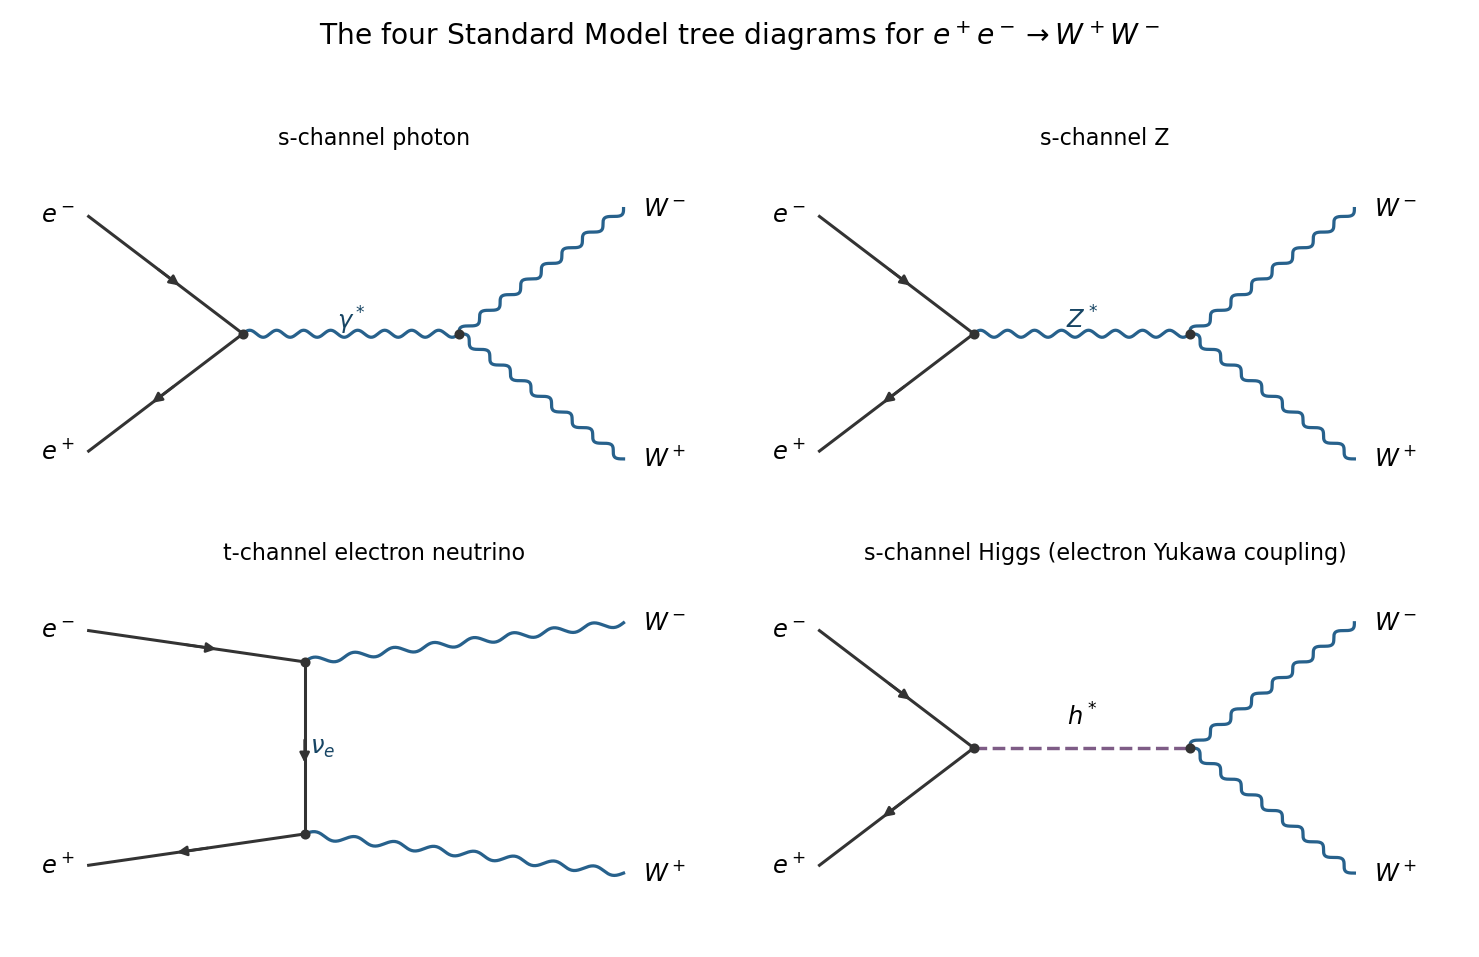

Source code (Python):
"""Original 2018 Particle and Nuclear Physics solution figure.

Writes the PNG basename to the current working directory. Dependencies are
numpy and matplotlib, declared in the repository pyproject.toml.
Tested with Python 3.14.4, NumPy 2.3.5, Matplotlib 3.10.7.
"""
from pathlib import Path
import matplotlib
matplotlib.use("Agg")
import matplotlib.pyplot as plt
from matplotlib.patches import Rectangle
import numpy as np


def line(ax, a, b, kind="fermion", backwards=False, label=None):
    a, b = np.array(a, dtype=float), np.array(b, dtype=float)
    d = b - a
    n = np.array([-d[1], d[0]]) / np.linalg.norm(d)
    if kind in ("wavy", "gluon"):
        t = np.linspace(0, 1, 300)
        phase = 16 * np.pi * t
        curve = a[:, None] + d[:, None] * t + 0.045 * n[:, None] * np.sin(phase)
        if kind == "gluon":
            curve += 0.045 * (d / np.linalg.norm(d))[:, None] * (np.cos(phase)-1) * np.sin(np.pi*t)
        ax.plot(*curve, color="#27618c", lw=1.6)
    else:
        ax.plot([a[0], b[0]], [a[1], b[1]], color="#333333", lw=1.5)
        if kind == "fermion":
            if backwards:
                a, b = b, a
            ax.annotate("", xy=a+0.61*(b-a), xytext=a+0.43*(b-a),
                        arrowprops={"arrowstyle":"-|>","color":"#333333","lw":1.3})
    if label:
        pos=(a+b)/2+0.17*n
        ax.text(*pos, label, fontsize=12, ha="center", va="center", color="#174564")


def text(ax, x, y, label, **kwargs):
    ax.text(x, y, label, ha="center", va="center", fontsize=12, **kwargs)


def setup(ax, xlim=(-.3,7), ylim=(-2.1,3.9)):
    ax.set_xlim(*xlim);ax.set_ylim(*ylim);ax.axis("off")


def save(fig):
    fig.savefig(Path(__file__).with_suffix(".png").name,dpi=145,facecolor="white")
    plt.close(fig)


def dot(ax,p):ax.plot(*p,"o",color="#333333",ms=4)


def bracket(ax,x,y0,y1,label,left=False):
    d=-.12 if not left else .12
    ax.plot([x+d,x,x,x+d],[y0,y0,y1,y1],color="#6e7580",lw=1.3)
    text(ax,x+(-.4 if left else .4),(y0+y1)/2,label)


def main():
    fig,axes=plt.subplots(2,2,figsize=(10.2,6.6))
    for ax,kind in zip(axes.flat,["photon","Z","neutrino","Higgs"]):
        if kind=="neutrino":
            A=(2.6,1.1);B=(2.6,-1.1)
            line(ax,(.5,1.5),A);line(ax,(.5,-1.5),B,backwards=True)
            line(ax,A,B,label=r"$\nu_e$")
            line(ax,A,(5.7,1.6),"wavy");line(ax,B,(5.7,-1.6),"wavy")
        else:
            A=(2,0);B=(4.1,0)
            line(ax,(.5,1.5),A);line(ax,(.5,-1.5),A,backwards=True)
            if kind=="Higgs":
                ax.plot([A[0],B[0]],[0,0],color="#7e5c86",lw=1.7,ls="--");text(ax,3.05,.4,r"$h^*$")
            else:line(ax,A,B,"wavy",label=r"$\gamma^*$" if kind=="photon" else r"$Z^*$")
            line(ax,B,(5.7,1.6),"wavy");line(ax,B,(5.7,-1.6),"wavy")
        for p in [A,B]:dot(ax,p)
        for x,y,l in [(.2,1.5,r"$e^-$"),(.2,-1.5,r"$e^+$"),(6.1,1.6,r"$W^-$"),(6.1,-1.6,r"$W^+$")]:text(ax,x,y,l)
        setup(ax,xlim=(-.15,6.7),ylim=(-2.15,2.15))
        ax.set_title({"photon":"s-channel photon","Z":"s-channel Z","neutrino":"t-channel electron neutrino","Higgs":"s-channel Higgs (electron Yukawa coupling)"}[kind],fontsize=11,pad=10)
    fig.suptitle(r"The four Standard Model tree diagrams for $e^+e^-\to W^+W^-$",fontsize=14)
    fig.tight_layout(rect=(0,.02,1,.95),h_pad=2,w_pad=1.3);save(fig)

if __name__=="__main__":main()
